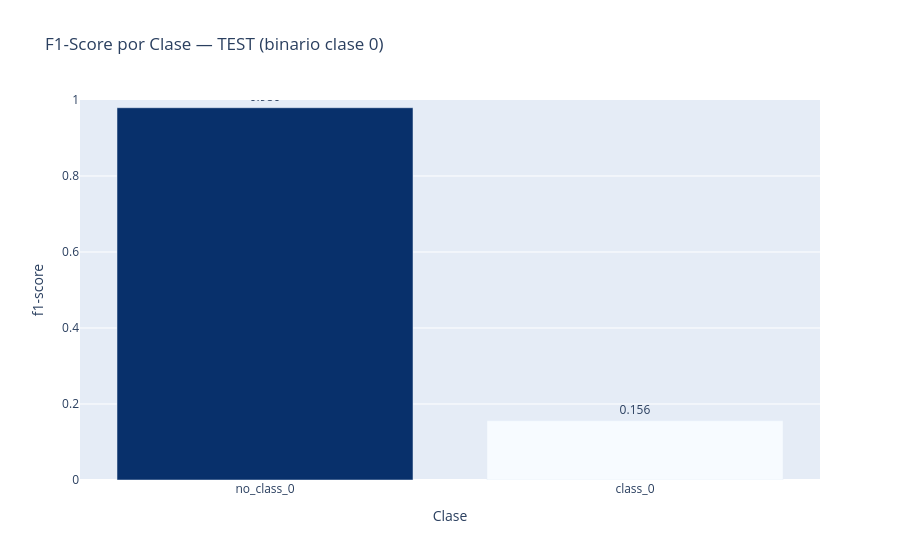

The cell this chart's notebook holds for it:
### Code cell
# ── Reporte por clase (TEST) — binario ─────────────────────────────────────
report_test = classification_report(y_test, y_pred_test, output_dict=True,
                                     target_names=['no_class_0', 'class_0'])
report_test_df = (
    pd.DataFrame(report_test)
    .T
    .iloc[:2][['precision', 'recall', 'f1-score', 'support']]
)
print('Reporte TEST:')
display(report_test_df.round(3))

fig = px.bar(
    report_test_df.reset_index().rename(columns={'index': 'Clase'}),
    x='Clase', y='f1-score', text='f1-score',
    title='F1-Score por Clase — TEST (binario clase 0)',
    color='f1-score', color_continuous_scale='Blues',
)
fig.update_traces(texttemplate='%{text:.3f}', textposition='outside')
fig.update_layout(coloraxis_showscale=False, yaxis_range=[0, 1])
fig.show()

### Figure 1 — Plotly figure (JSON) as saved in the notebook; plotly's stock layout.template omitted (floating-point values rounded to 4 significant figures)
{"data": [{"hovertemplate": "Clase=%{x}<br>f1-score=%{marker.color}<extra></extra>", "legendgroup": "", "marker": {"color": [0.9797, 0.156], "coloraxis": "coloraxis", "pattern": {"shape": ""}}, "name": "", "orientation": "v", "showlegend": false, "text": [0.9797, 0.156], "textposition": "outside", "texttemplate": "%{text:.3f}", "type": "bar", "x": ["no_class_0", "class_0"], "xaxis": "x", "y": [0.9797, 0.156], "yaxis": "y"}], "layout": {"barmode": "relative", "coloraxis": {"colorbar": {"title": {"text": "f1-score"}}, "colorscale": [[0, "rgb(247,251,255)"], [0.125, "rgb(222,235,247)"], [0.25, "rgb(198,219,239)"], [0.375, "rgb(158,202,225)"], [0.5, "rgb(107,174,214)"], [0.625, "rgb(66,146,198)"], [0.75, "rgb(33,113,181)"], [0.875, "rgb(8,81,156)"], [1, "rgb(8,48,107)"]], "showscale": false}, "legend": {"tracegroupgap": 0}, "title": {"text": "F1-Score por Clase — TEST (binario clase 0)"}, "xaxis": {"anchor": "y", "domain": [0, 1], "title": {"text": "Clase"}}, "yaxis": {"anchor": "x", "domain": [0, 1], "range": [0, 1], "title": {"text": "f1-score"}}}}
